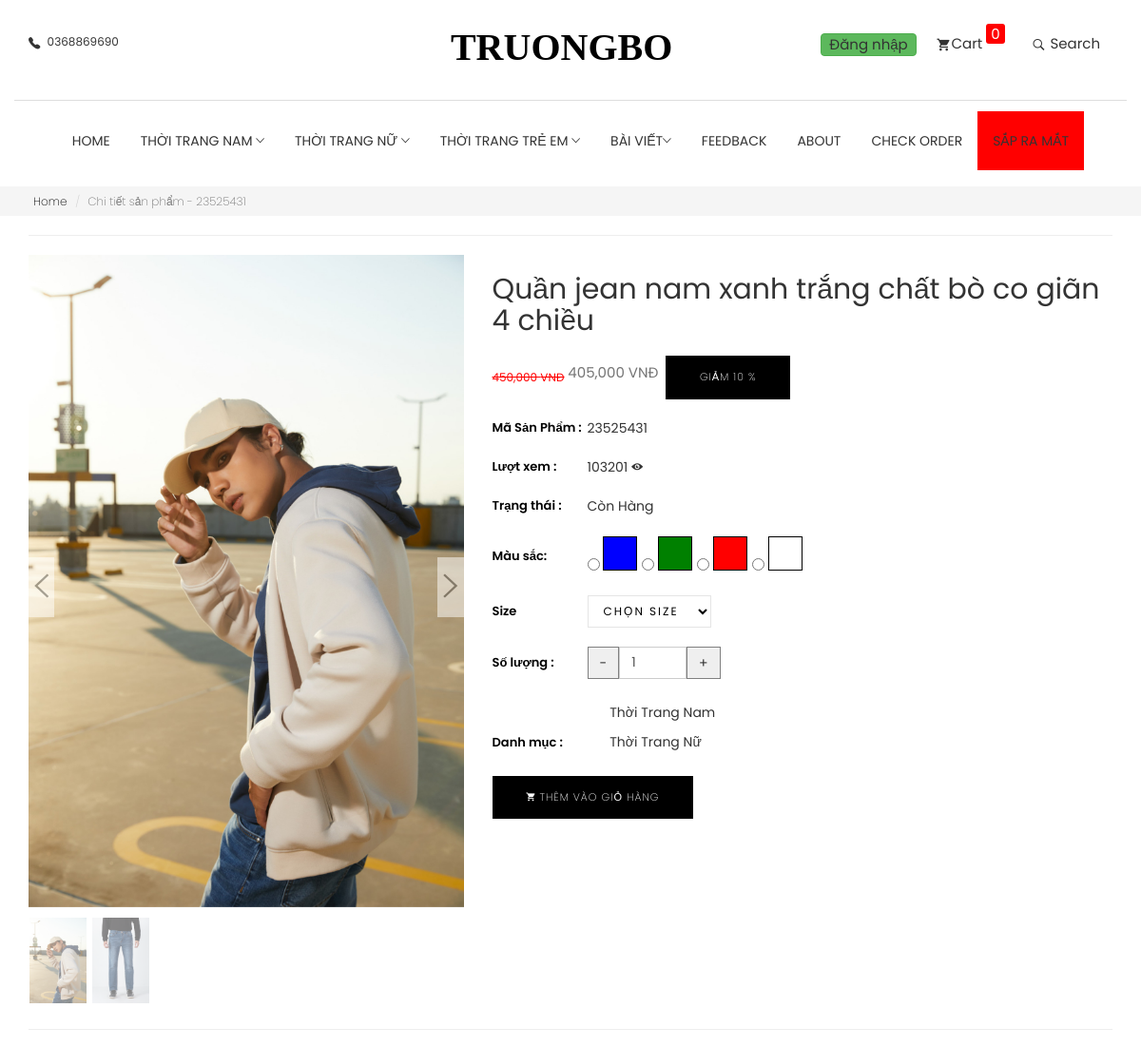
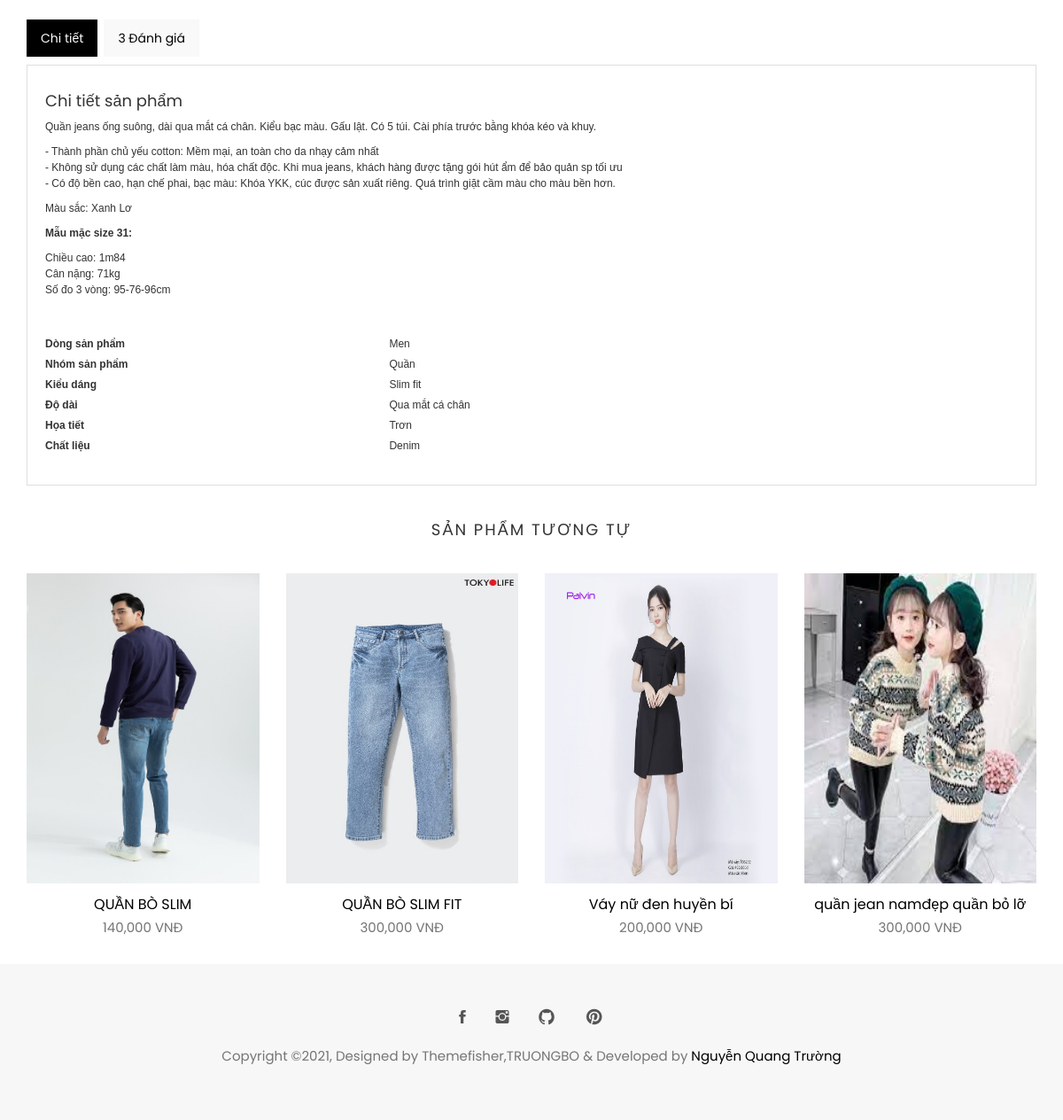
The app's page /product-detail.php?id=1 with its own data (2 pictures, top to bottom).
### tables this page shows
CREATE TABLE `category` (
  `id` int(11) NOT NULL,
  `user_id` int(11) DEFAULT NULL,
  `name` varchar(100) DEFAULT NULL,
  `slug` varchar(100) DEFAULT NULL,
  `parent_id` int(11) DEFAULT NULL,
  `deleted` int(11) DEFAULT NULL,
  `created_at` datetime DEFAULT NULL,
  `updated_at` datetime DEFAULT NULL
);

CREATE TABLE `product` (
  `id` int(11) NOT NULL,
  `user_id` int(11) DEFAULT NULL,
  `title` varchar(255) DEFAULT NULL,
  `slug` varchar(255) DEFAULT NULL,
  `description` longtext DEFAULT NULL,
  `price` int(11) DEFAULT NULL,
  `discount` int(11) DEFAULT 0,
  `view` int(11) DEFAULT NULL,
  `quantity` int(11) DEFAULT NULL,
  `sold` int(11) DEFAULT NULL,
  `deleted` int(11) DEFAULT 0,
  `created_at` datetime DEFAULT NULL,
  `updated_at` datetime DEFAULT NULL,
  `product_code` int(11) NOT NULL
);

CREATE TABLE `galery_product` (
  `id` int(11) NOT NULL,
  `product_id` int(11) DEFAULT NULL,
  `thumbnail` varchar(500) DEFAULT NULL,
  `created_at` datetime DEFAULT NULL
);

CREATE TABLE `color` (
  `id` int(11) NOT NULL,
  `product_id` int(11) DEFAULT NULL,
  `colorname` varchar(50) DEFAULT NULL,
  `created_at` datetime DEFAULT NULL
);

CREATE TABLE `product_category` (
  `id` int(11) NOT NULL,
  `product_id` int(11) DEFAULT NULL,
  `category_id` int(11) DEFAULT NULL,
  `created_at` datetime DEFAULT NULL
);

### product-detail.php (the view, shortened to what the rows shown need)
<?php
$baseUrl = './';
include_once $baseUrl . 'layouts/header.php';
if (isset($_GET['id'])) {
    $id = getGET('id');
    $id = preg_replace("/[^0-9]/", "", $id);
    $sql = "SELECT category.name as catename,product_category.*
    FROM category RIGHT JOIN product_category
    ON category.id = product_category.category_id
    WHERE product_id = $id";
    $list_cate = executeResult($sql);
    $sql = "SELECT * FROM color
    WHERE product_id = $id";
    $list_color = executeResult($sql);
    $sql = "SELECT * FROM galery_product
    WHERE product_id = $id";
    $list_galery = executeResult($sql);
    $sql = "SELECT product.*,product_category.category_id
    FROM product
    LEFT JOIN product_category
    ON product.id = product_category.product_id WHERE product.id = $id";
    $resultProduct = executeResult($sql, true);
}
?>
<section class="page-header" style="padding-top:0px;margin-bottom:0px;margin-top:0px;padding-bottom:0px">
    <div class="container">
        <div class="row">
            <div class="col-md-12">
                <div class="content">
                    <ol class="breadcrumb">
                        <li><a href="<?= $baseUrl ?>index.php">Home</a></li>
                        <li class="active">Chi tiết sản phẩm - <?= $resultProduct['product_code'] ?></li>
                    </ol>
                </div>
            </div>
        </div>
    </div>
</section>
<section class="single-product" style="padding-top:0px;margin-bottom:0px;margin-top:0px;padding-bottom:0px">
    <div class="container">
        <div class="row mt-20">
            <div class="col-md-5">
                <div class="single-product-slider">
                    <div id='carousel-custom' class='carousel slide' data-ride='carousel'>
                        <div class='carousel-outer'>
                            <div class='carousel-inner '>
                                <?php
                                $index = 0;
                                foreach ($list_galery as $item) {
                                    if ($index == 0) {
                                        echo '<div class="item active">';
                                    } else {
                                        echo '<div class="item">';
                                    }
                                    $index++;
                                    echo '
                                            <img src="' . substr($item['thumbnail'], 3) . '" alt="" data-zoom-image="' . substr($item['thumbnail'], 3) . '" />
                                            </div>
                                            ';
                                }
                                ?>
                            </div>
                        </div>
                        <ol class='carousel-indicators mCustomScrollbar meartlab'>
                            <?php
                            $index = 0;
                            foreach ($list_galery as $item) {
                                echo '
                                    <li data-target="#carousel-custom" data-slide-to="' . ($index++) . '"';
                                if ($index == 0) {
                                    echo 'class="active"';
                                }
                                echo '>
                                        <img src="' . substr($item['thumbnail'], 3) . '" alt="" />
                                    </li>
                                    ';
                            }
                            ?>
                        </ol>
                    </div>
                </div>
            </div>
            <div class="col-md-7">
                <div class="single-product-details">
                    <h2><?= $resultProduct['title'] ?></h2>
                    <div class="product-quantity">
                        <?php
                        if ($resultProduct['discount'] > 0) {
                            echo '<del style="color:red;font-size:12px">' . number_format($resultProduct['price']) . ' VNĐ</del>' . '&nbsp;<p class="product-price">'
                                . number_format($resultProduct['price'] * ((100 - $resultProduct['discount']) / 100)) . ' VNĐ</p>&nbsp;&nbsp;<button class="btn btn-main">Giảm ' . $resultProduct['discount'] . ' %</button>';
                        } else {
                            echo '<p class="product-price">' . number_format($resultProduct['price']) . ' VNĐ</p>';
                        }
                        ?>
                    </div>
                    <div class="product-quantity">
                        <span>Mã Sản Phẩm :</span>
                        <ul>
                            <li><?= $resultProduct['product_code'] ?></li>
                        </ul>
                    </div>
                    <div class="product-quantity">
                        <span>Lượt xem :</span>
                        <ul>
                            <li><?= $resultProduct['view'] ?> <i class="tf-ion-eye"></i></li>
                        </ul>
                    </div>
                    <div class="product-quantity">
                        <span>Trạng thái :</span>
                        <ul>
                        </ul>
                    </div>
                    <br>
                    <div class="color-swatches">
                        <span>Màu sắc:</span>
                        <ul>
                            <?php
                            foreach ($list_color as $item) {
                                if ($item['colorname'] == 1) {
                                    echo '<input class="" type="radio" id="color" name="color" value="1">
                                          <li>
                                            <a href="#!" class="swatch" style="background-color:blue;border: 1px solid black"></a>
                                          </li>';
                                }
                                if ($item['colorname'] == 2) {
                                    echo '<input class="" type="radio" id="color" name="color" value="2">
                                    <li>
                                            <a href="#!" class="swatch" style="background-color:green;border: 1px solid black"></a>
                                          </li>';
                                }
                                if ($item['colorname'] == 3) {
                                    echo '<input class="" type="radio" id="color" name="color" value="3">
                                    <li>
                                            <a href="#!" class="swatch" style="background-color:red;border: 1px solid black"></a>
                                          </li>';
                                }
                                if ($item['colorname'] == 9) {
                                    echo '<input class="" type="radio" id="color" name="color" value="9">
                                    <li>
                                            <a href="#!" class="swatch" style="background-color:white;border: 1px solid black;"></a>
                                          </li>';
                                }
                            }
                            ?>
                        </ul>
                    </div>
                    <div class="product-size">
                        <span>Size</span>
                        <select required="required" class="form-control" name="size">
                        </select>
                    </div>
                    <div class="product-quantity">
                        <span>Số lượng :</span>
                        <div class="product-quantity-slider">
                        </div>
                    </div>
                    <div class="product-category">
                        <span>Danh mục :</span>
                        <ul>
                            <?php
                            foreach ($list_cate as $item) {
                                echo '<li>' . $item['catename'] . '</li>';
                            }
                            ?>
                        </ul>
                    </div>
                    <button class="btn btn-main mt-20" onclick="addCart(<?= $resultProduct['id'] ?>,$('[name=num]').val())"><i class="tf-ion-android-cart"></i>
                        THÊM VÀO GIỎ HÀNG
                    </button>
                </div>
            </div>
        </div>
        <div class="row">
            <div class="col-xs-12">
                <div class="tabCommon mt-20">
                    <div class="tab-content patternbg">
                        <div id="details" class="tab-pane fade active in">
                            <p><?= html_entity_decode($resultProduct['description']) ?></p>
                        </div>
                    </div>
                </div>
            </div>
        </div>
        <div class="row">
            <div class="title text-center">
                <h2>Sản phẩm tương tự</h2>
            </div>
        </div>
        <div class="row">
            <?php
            $sql = "SELECT * FROM product order by view desc";
            $viewProduct = executeResult($sql);
            shuffle($viewProduct);
            for ($i = 0; $i < 4; $i++) {
                $product_id = $viewProduct[$i]['id'];
                $sql = "SELECT * FROM galery_product WHERE product_id = $product_id";
                $resultGaleryProduct = executeResult($sql, true);
                echo '
				<div class="col-md-3">
				<div class="product-item">
					<div class="product-thumb">';
                echo '<img class="img-responsive" src="' . substr($resultGaleryProduct['thumbnail'], 3) . '" alt="product-img" loading="lazy" style="height: 350px;width:100%;"/>
						<div class="preview-meta">
							<ul>
								<li>
									<span data-toggle="modal" data-target="#product-modal" onclick="viewProduct(' . $viewProduct[$i]['id'] . ')">
										<i class="tf-ion-ios-search-strong"></i>
									</span>
								</li>
								<li>
									<a><i class="tf-ion-ios-heart"></i></a>
								</li>
								<li>
									<a href="product-detail.php?id=' . ($viewProduct[$i]['id']) . '"><i class="tf-ion-android-cart"></i></a>
								</li>
							</ul>
						</div>
					</div>
					<div class="product-content">
						<h4><a href="product-detail.php?id=' . ($viewProduct[$i]['id']) . '">' . $viewProduct[$i]['title'] . '</a></h4>
						<p class="price">';
                if ($viewProduct[$i]['discount'] > 0) {
                    echo '<del style="color:red;font-size:12px">' . number_format($viewProduct[$i]['price']) . ' VNĐ</del>' . '&nbsp;'
                        . number_format($viewProduct[$i]['price'] * ((100 - $viewProduct[$i]['discount']) / 100)) . ' VNĐ';
                } else {
                    echo number_format($viewProduct[$i]['price']) . ' VNĐ';
                }
                echo '</p>
					</div>
				</div>
			</div>';
            }
            ?>
        </div>
    </div>
</section>
<?php
include_once $baseUrl . 'layouts/footer.php';
?>

### layouts/header.php (shortened to what the rows shown need)
<?php
require_once $baseUrl . 'database/dbhelper.php';
require_once $baseUrl . 'utils/utility.php';
$sql = "SELECT * FROM category";
$resultCate = executeResult($sql);
$resultCategory = data_tree($resultCate);
?>
<!DOCTYPE html>
<html lang="en">
<head>
      <link rel="stylesheet" href="<?= $baseUrl ?>plugins/themefisher-font/style.css">
      <link rel="stylesheet" href="<?= $baseUrl ?>plugins/bootstrap/css/bootstrap.min.css">
      <link rel="stylesheet" href="<?= $baseUrl ?>plugins/animate/animate.css">
      <link rel="stylesheet" href="<?= $baseUrl ?>plugins/slick/slick.css">
      <link rel="stylesheet" href="<?= $baseUrl ?>plugins/slick/slick-theme.css">
      <link rel="stylesheet" href="<?= $baseUrl ?>css/style.css">
  </head>
  <body id="body">
        <section class="menu">
            <nav class="navbar navigation">
                <div class="container">
                    <div id="navbar" class="navbar-collapse collapse text-center">
                        <ul class="nav navbar-nav">
                            <?php
                            foreach ($resultCategory as $item) {
                                if ($item['parent_id'] == 0) {
                                    echo '<li class="dropdown dropdown-slide">
                                    <a href="' . $baseUrl . 'category.php?id=' . $item['id'] . '" class="dropdown-toggle" data-toggle="dropdown" data-hover="dropdown" data-delay="350" role="button" aria-haspopup="true" aria-expanded="false">
                                    ' . $item['name'] . ' <span class="tf-ion-ios-arrow-down"></span></a>';
                                    echo '<ul class="dropdown-menu">';
                                    echo '
                                    </ul>
                                    </li>';
                                }
                            }
                            ?>
                        </ul>
                    </div>
                </div>
            </nav>
        </section>

### records on screen
category: name "THỜI TRANG NAM"
category: name "THỜI TRANG NỮ"
category: name "THỜI TRANG TRẺ EM"
product: product_code "23525431", title "Quần jean nam xanh trắng chất bò co giãn 4 chiều", price "450,000", $resultProduct['price'] * ((100 - $resultProduct['discount']) / 100) "405,000", discount "10", view "103201", description "Quần jeans ống suông, dài qua mắt cá chân. Kiểu bạc màu. Gấu lật. Có 5 túi. Cài phía trước bằng khóa kéo và khuy. - Thành phần chủ yếu cotton: Mềm mại, an toàn cho da nhạy cảm nhất - Không sử dụng các chất làm màu, hóa chất độc. Khi mua jeans, khách hàng được tặng gói hút ẩm để bảo quản sp tối ưu - Có độ bền cao, hạn chế phai, bạc màu: Khóa YKK, cúc được sản xuất riêng. Quá trình giặt cầm màu cho màu bền hơn. Màu sắc: Xanh Lơ Mẫu mặc size 31: Chiều cao: 1m84 Cân nặng: 71kg Số đo 3 vòng: 95-76-96cm Dòng sản phẩm Men Nhóm sản phẩm Quần Kiểu dáng Slim fit Độ dài Qua mắt cá chân Họa tiết Trơn Chất liệu Denim"
galery_product: thumbnail (picture)
galery_product: thumbnail (picture)
product_category: category.name "Thời Trang Nam"
product_category: category.name "Thời Trang Nữ"
product: galery_product.thumbnail (picture), title "QUẦN BÒ SLIM", price "140,000"
product: galery_product.thumbnail (picture), title "QUẦN BÒ SLIM FIT", price "300,000"
product: galery_product.thumbnail (picture), title "Váy nữ đen huyền bí", price "200,000"
product: galery_product.thumbnail (picture), title "quần jean namđẹp quần bỏ lỡ", price "300,000"

### other values on screen
$count "0"
$totalcmt['totalcmt'] "3"
